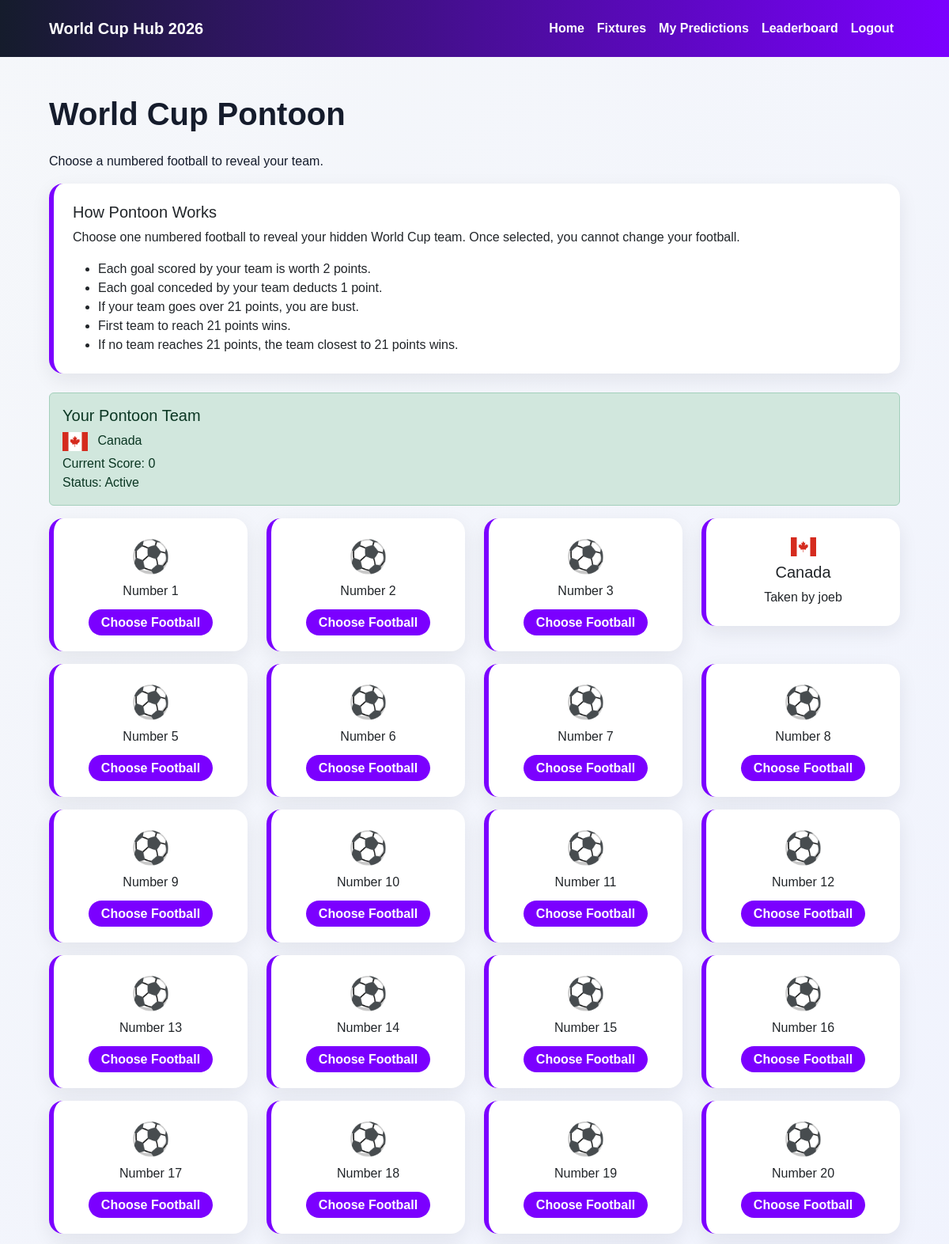
Page /pontoon/ (signed in, upper part) on the committed database.
### pontoon/models.py (models this page shows, shortened)
class PontoonBall(models.Model):
    number = models.PositiveIntegerField(unique=True)
    team = models.OneToOneField(
        Team,
        on_delete=models.SET_NULL,
        null=True,
        blank=True
    )
    selected_by = models.OneToOneField(
        User,
        on_delete=models.SET_NULL,
        null=True,
        blank=True
    )
    score = models.IntegerField(
        default=0
    )
    busted = models.BooleanField(
        default=False
    )

### predictor/models.py (models this page shows)
class Team(models.Model):
    GROUP_CHOICES = [
        ('A', 'Group A'),
        ('B', 'Group B'),
        ('C', 'Group C'),
        ('D', 'Group D'),
        ('E', 'Group E'),
        ('F', 'Group F'),
        ('G', 'Group G'),
        ('H', 'Group H'),
        ('I', 'Group I'),
        ('J', 'Group J'),
        ('K', 'Group K'),
        ('L', 'Group L'),
    ]
    name = models.CharField(max_length=100)
    group = models.CharField(max_length=1, choices=GROUP_CHOICES)
    manager = models.CharField(max_length=100, blank=True, null=True)
    captain = models.CharField(max_length=100, blank=True, null=True)
    best_world_cup_finish = models.CharField(max_length=100, blank=True, null=True)
    best_world_cup_year = models.CharField(max_length=100, blank=True, null=True)
    def __str__(self):
        return self.name

### pontoon/views.py (the view)
# urls.py: path("", views.pontoon_home, name="pontoon_home"),
@login_required
def pontoon_home(request):
    access = PontoonAccess.objects.filter(
        user=request.user,
        has_access=True
    ).exists()
    if not access:
        return redirect("pontoon_checkout")
    balls = PontoonBall.objects.all().order_by("number")
    leaderboard_balls = PontoonBall.objects.filter(
        selected_by__isnull=False
    ).order_by("busted", "-score")
    selected_ball = PontoonBall.objects.filter(
        selected_by=request.user
    ).first()
    context = {
        "balls": balls,
        "leaderboard_balls": leaderboard_balls,
        "selected_ball": selected_ball,
    }
    return render(request, "pontoon/pontoon_home.html", context)

### pontoon/templates/pontoon/pontoon_home.html (shortened to what this page needs)
{% extends "base.html" %} {% load static %} {% block title %} Pontoon | World Cup Hub 2026 {% endblock %} {% block content %}
<section class="container py-5">
  <h1 class="mb-4">World Cup Pontoon</h1>
  <p>Choose a numbered football to reveal your team.</p>
  <div class="card mb-4 shadow-sm">
    <div class="card-body">
      <h2 class="h5">How Pontoon Works</h2>
      <p>Choose one numbered football to reveal your hidden World Cup team. Once selected, you cannot change your football.</p>
      <ul class="mb-0">
        <li>Each goal scored by your team is worth 2 points.</li>
        <li>Each goal conceded by your team deducts 1 point.</li>
        <li>If your team goes over 21 points, you are bust.</li>
        <li>First team to reach 21 points wins.</li>
        <li>If no team reaches 21 points, the team closest to 21 points wins.</li>
      </ul>
    </div>
  </div>
  {% if selected_ball %}
  <div class="alert alert-success">
    <h2 class="h5">Your Pontoon Team</h2>
    <p class="mb-1">
      <img src="{% static 'images/flags/' %}{{ selected_ball.team.name|slugify }}.svg" alt="{{ selected_ball.team.name }} flag" width="32" class="me-2" />
      {{ selected_ball.team }}
    </p>
    <p class="mb-0">Current Score: {{ selected_ball.score }}</p>
    <p class="mb-0">Status: {% if selected_ball.busted %} Busted {% else %} Active {% endif %}</p>
  </div>
  {% endif %}
  <div class="row">
    {% for ball in balls %}
    <div class="col-6 col-md-3 mb-3">
      <div class="card text-center shadow-sm">
        <div class="card-body">
          {% if ball.selected_by %}
          <h2 class="h5">
            <img src="{% static 'images/flags/' %}{{ ball.team.name|slugify }}.svg" alt="{{ ball.team.name }} flag" width="32" class="mb-2" />
            <br />
            {{ ball.team }}
          </h2>
          <p class="mb-0">Taken by {{ ball.selected_by.username }}</p>
          {% else %}
          <h2 class="display-6">⚽</h2>
          <p>Number {{ ball.number }}</p>
          <a href="{% url 'confirm_ball' ball.id %}" class="choose-football-btn"> Choose Football </a>
          {% endif %}
        </div>
      </div>
    </div>
    {% endfor %}
  </div>
</section>
{% endblock %}

### static/css/style.css (style rules this page uses)
:root { --wc-purple: #7b00ff; --wc-blue: #0066ff; --wc-red: #ff2b2b; --wc-green: #00b050; --wc-gold: #d4af37; --wc-dark: #151c2c; --wc-light: #f5f7fa; --wc-white: #ffffff; }
body { background: linear-gradient(135deg, #f5f7fa 0%, #eef1ff 100%); color: var(--wc-dark); font-family: Arial, sans-serif; }
.container { max-width: 1100px; }
h1, h2, h3, h4, h5 { font-weight: 800; color: var(--wc-dark); }
.card { border: none; border-radius: 18px; box-shadow: 0 8px 24px rgba(21, 28, 44, 0.08) !important; }
.card-body { padding: 1.5rem; }
.fixture-card, .card.shadow-sm { border-left: 6px solid var(--wc-purple); }
.choose-football-btn { background: var(--wc-purple); color: white; border-radius: 25px; padding: 8px 16px; text-decoration: none; font-weight: 600; }

### rows in the picture
PontoonBall: team "Canada", score "0", selected_by.username "joeb"
PontoonBall: number "1"
PontoonBall: number "2"
PontoonBall: number "3"
PontoonBall: number "5"
PontoonBall: number "6"
PontoonBall: number "7"
PontoonBall: number "8"
PontoonBall: number "9"
PontoonBall: number "10"
PontoonBall: number "11"
PontoonBall: number "12"
PontoonBall: number "13"
PontoonBall: number "14"
PontoonBall: number "15"
PontoonBall: number "16"
PontoonBall: number "17"
PontoonBall: number "18"
PontoonBall: number "19"
PontoonBall: number "20"
